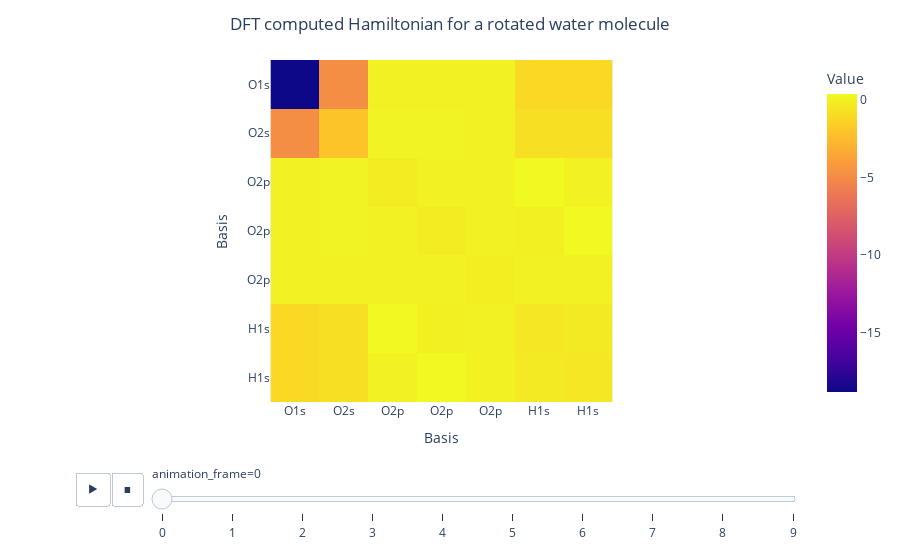

Notebook code cell kept with this figure:
### Code cell
fig = px.imshow(
    hamiltonians[:, 1, ...], animation_frame=0, labels=dict(x="Basis", y="Basis", color="Value"),
)
fig.update_xaxes(
    ticktext=[ "O1s", "O2s", "O2p", "O2p", "O2p", "H1s", "H1s",],
    tickvals=np.arange(11),
)
fig.update_yaxes(
    ticktext=[ "O1s", "O2s", "O2p", "O2p", "O2p", "H1s", "H1s",],
    tickvals=np.arange(11),
)
fig.update_layout(title_text='DFT computed Hamiltonian for a rotated water molecule', title_x=0.5)
fig.show()

### Figure 1 — Plotly figure (JSON) as saved in the notebook; plotly's stock layout.template omitted (floating-point values rounded to 4 significant figures)
{"data": [{"coloraxis": "coloraxis", "hovertemplate": "Basis: %{x}<br>Basis: %{y}<br>Value: %{z}<extra></extra>", "name": "0", "type": "heatmap", "xaxis": "x", "yaxis": "y", "z": [[-18.83, -4.847, 0.01845, 0.01465, 0.0007066, -1.088, -1.088], [-4.847, -2.047, 0.1248, 0.09915, 0.004781, -0.8053, -0.8053], [0.01845, 0.1248, -0.2153, 0.01776, -0.00382, 0.375, 0.03803], [0.01465, 0.09915, 0.01776, -0.2238, 0.002055, -0.04869, 0.3767], [0.0007066, 0.004781, -0.00382, 0.002055, -0.1442, 0.01943, -0.003615], [-1.088, -0.8053, 0.375, -0.04869, 0.01943, -0.4541, -0.3114], [-1.088, -0.8053, 0.03803, 0.3767, -0.003615, -0.3114, -0.4541]]}], "layout": {"coloraxis": {"colorbar": {"title": {"text": "Value"}}, "colorscale": [[0, "#0d0887"], [0.1111, "#46039f"], [0.2222, "#7201a8"], [0.3333, "#9c179e"], [0.4444, "#bd3786"], [0.5556, "#d8576b"], [0.6667, "#ed7953"], [0.7778, "#fb9f3a"], [0.8889, "#fdca26"], [1, "#f0f921"]]}, "margin": {"t": 60}, "sliders": [{"active": 0, "currentvalue": {"prefix": "animation_frame="}, "len": 0.9, "pad": {"b": 10, "t": 60}, "steps": [{"args": [["0"], {"frame": {"duration": 0, "redraw": true}, "fromcurrent": true, "mode": "immediate", "transition": {"duration": 0, "easing": "linear"}}], "label": "0", "method": "animate"}, {"args": [["1"], {"frame": {"duration": 0, "redraw": true}, "fromcurrent": true, "mode": "immediate", "transition": {"duration": 0, "easing": "linear"}}], "label": "1", "method": "animate"}, {"args": [["2"], {"frame": {"duration": 0, "redraw": true}, "fromcurrent": true, "mode": "immediate", "transition": {"duration": 0, "easing": "linear"}}], "label": "2", "method": "animate"}, {"args": [["3"], {"frame": {"duration": 0, "redraw": true}, "fromcurrent": true, "mode": "immediate", "transition": {"duration": 0, "easing": "linear"}}], "label": "3", "method": "animate"}, {"args": [["4"], {"frame": {"duration": 0, "redraw": true}, "fromcurrent": true, "mode": "immediate", "transition": {"duration": 0, "easing": "linear"}}], "label": "4", "method": "animate"}, {"args": [["5"], {"frame": {"duration": 0, "redraw": true}, "fromcurrent": true, "mode": "immediate", "transition": {"duration": 0, "easing": "linear"}}], "label": "5", "method": "animate"}, {"args": [["6"], {"frame": {"duration": 0, "redraw": true}, "fromcurrent": true, "mode": "immediate", "transition": {"duration": 0, "easing": "linear"}}], "label": "6", "method": "animate"}, {"args": [["7"], {"frame": {"duration": 0, "redraw": true}, "fromcurrent": true, "mode": "immediate", "transition": {"duration": 0, "easing": "linear"}}], "label": "7", "method": "animate"}, {"args": [["8"], {"frame": {"duration": 0, "redraw": true}, "fromcurrent": true, "mode": "immediate", "transition": {"duration": 0, "easing": "linear"}}], "label": "8", "method": "animate"}, {"args": [["9"], {"frame": {"duration": 0, "redraw": true}, "fromcurrent": true, "mode": "immediate", "transition": {"duration": 0, "easing": "linear"}}], "label": "9", "method": "animate"}], "x": 0.1, "xanchor": "left", "y": 0, "yanchor": "top"}], "title": {"text": "DFT computed Hamiltonian for a rotated water molecule", "x": 0.5}, "updatemenus": [{"buttons": [{"args": [null, {"frame": {"duration": 500, "redraw": true}, "fromcurrent": true, "mode": "immediate", "transition": {"duration": 500, "easing": "linear"}}], "label": "&#9654;", "method": "animate"}, {"args": [[null], {"frame": {"duration": 0, "redraw": true}, "fromcurrent": true, "mode": "immediate", "transition": {"duration": 0, "easing": "linear"}}], "label": "&#9724;", "method": "animate"}], "direction": "left", "pad": {"r": 10, "t": 70}, "showactive": false, "type": "buttons", "x": 0.1, "xanchor": "right", "y": 0, "yanchor": "top"}], "xaxis": {"anchor": "y", "constrain": "domain", "domain": [0, 1], "scaleanchor": "y", "ticktext": ["O1s", "O2s", "O2p", "O2p", "O2p", "H1s", "H1s"], "tickvals": [0, 1, 2, 3, 4, 5, 6, 7, 8, 9, 10], "title": {"text": "Basis"}}, "yaxis": {"anchor": "x", "autorange": "reversed", "constrain": "domain", "domain": [0, 1], "ticktext": ["O1s", "O2s", "O2p", "O2p", "O2p", "H1s", "H1s"], "tickvals": [0, 1, 2, 3, 4, 5, 6, 7, 8, 9, 10], "title": {"text": "Basis"}}}}
